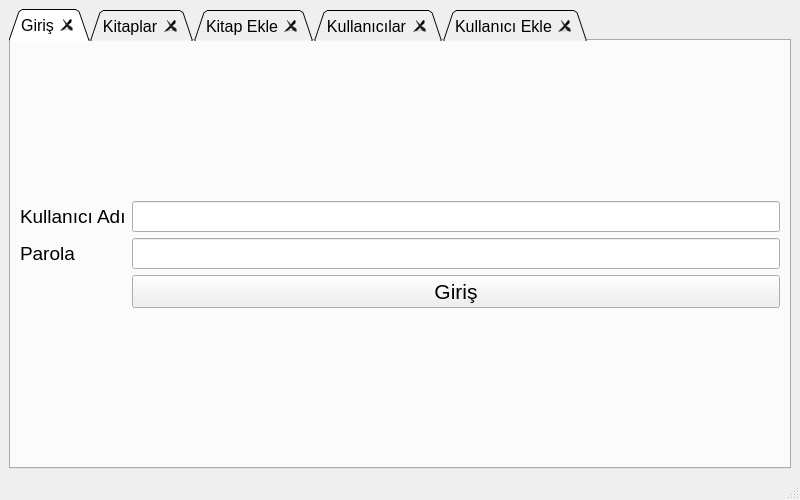
<?xml version="1.0" encoding="UTF-8"?>
<ui version="4.0">
 <class>MainWindow</class>
 <widget class="QMainWindow" name="MainWindow">
  <property name="geometry">
   <rect>
    <x>0</x>
    <y>0</y>
    <width>800</width>
    <height>500</height>
   </rect>
  </property>
  <property name="minimumSize">
   <size>
    <width>500</width>
    <height>300</height>
   </size>
  </property>
  <property name="maximumSize">
   <size>
    <width>1000</width>
    <height>800</height>
   </size>
  </property>
  <property name="windowTitle">
   <string>MainWindow</string>
  </property>
  <widget class="QWidget" name="centralwidget">
   <layout class="QGridLayout" name="gridLayout">
    <item row="0" column="0">
     <widget class="QTabWidget" name="tabWidget">
      <property name="font">
       <font>
        <pointsize>12</pointsize>
       </font>
      </property>
      <property name="tabPosition">
       <enum>QTabWidget::North</enum>
      </property>
      <property name="tabShape">
       <enum>QTabWidget::Triangular</enum>
      </property>
      <property name="currentIndex">
       <number>0</number>
      </property>
      <property name="iconSize">
       <size>
        <width>50</width>
        <height>50</height>
       </size>
      </property>
      <property name="elideMode">
       <enum>Qt::ElideMiddle</enum>
      </property>
      <property name="tabsClosable">
       <bool>true</bool>
      </property>
      <property name="movable">
       <bool>true</bool>
      </property>
      <widget class="QWidget" name="tab">
       <property name="styleSheet">
        <string notr="true">#tab{border-image: url(:/img/uc.jpg);}</string>
       </property>
       <attribute name="icon">
        <iconset>
         <normaloff>../../../../../../Users/bm_snnsmsk/.designer/backup/img/home_2.ico</normaloff>../../../../../../Users/bm_snnsmsk/.designer/backup/img/home_2.ico</iconset>
       </attribute>
       <attribute name="title">
        <string>Giriş</string>
       </attribute>
       <layout class="QGridLayout" name="gridLayout_6">
        <item row="0" column="0">
         <layout class="QFormLayout" name="formLayout">
          <property name="formAlignment">
           <set>Qt::AlignCenter</set>
          </property>
          <item row="0" column="0">
           <widget class="QLabel" name="label">
            <property name="font">
             <font>
              <pointsize>14</pointsize>
             </font>
            </property>
            <property name="text">
             <string>Kullanıcı Adı</string>
            </property>
           </widget>
          </item>
          <item row="0" column="1">
           <widget class="QLineEdit" name="lineEdit_kullanici_adi">
            <property name="font">
             <font>
              <pointsize>14</pointsize>
             </font>
            </property>
           </widget>
          </item>
          <item row="1" column="0">
           <widget class="QLabel" name="label_2">
            <property name="font">
             <font>
              <pointsize>14</pointsize>
             </font>
            </property>
            <property name="text">
             <string>Parola</string>
            </property>
           </widget>
          </item>
          <item row="1" column="1">
           <widget class="QLineEdit" name="lineEdit_parola">
            <property name="font">
             <font>
              <pointsize>14</pointsize>
             </font>
            </property>
           </widget>
          </item>
          <item row="2" column="1">
           <widget class="QPushButton" name="pushButton">
            <property name="font">
             <font>
              <pointsize>16</pointsize>
             </font>
            </property>
            <property name="text">
             <string>Giriş</string>
            </property>
            <property name="icon">
             <iconset>
              <normaloff>img/hello.ico</normaloff>img/hello.ico</iconset>
            </property>
            <property name="iconSize">
             <size>
              <width>75</width>
              <height>75</height>
             </size>
            </property>
           </widget>
          </item>
         </layout>
        </item>
       </layout>
      </widget>
      <widget class="QWidget" name="tab_2">
       <attribute name="icon">
        <iconset>
         <normaloff>../../../../../../Users/bm_snnsmsk/.designer/backup/img/books.ico</normaloff>../../../../../../Users/bm_snnsmsk/.designer/backup/img/books.ico</iconset>
       </attribute>
       <attribute name="title">
        <string>Kitaplar</string>
       </attribute>
       <layout class="QGridLayout" name="gridLayout_2">
        <item row="0" column="0">
         <widget class="QLabel" name="label_3">
          <property name="font">
           <font>
            <pointsize>16</pointsize>
            <weight>75</weight>
            <bold>true</bold>
           </font>
          </property>
          <property name="styleSheet">
           <string notr="true">background-color: rgb(255, 0, 0);
color: rgb(0, 0, 127);</string>
          </property>
          <property name="text">
           <string>Kitaplar sayfası</string>
          </property>
         </widget>
        </item>
       </layout>
      </widget>
      <widget class="QWidget" name="tab_3">
       <attribute name="icon">
        <iconset>
         <normaloff>../../../../../../Users/bm_snnsmsk/.designer/backup/img/add_folder.ico</normaloff>../../../../../../Users/bm_snnsmsk/.designer/backup/img/add_folder.ico</iconset>
       </attribute>
       <attribute name="title">
        <string>Kitap Ekle</string>
       </attribute>
       <layout class="QGridLayout" name="gridLayout_5">
        <item row="0" column="0">
         <widget class="QLabel" name="label_4">
          <property name="font">
           <font>
            <pointsize>16</pointsize>
            <weight>75</weight>
            <bold>true</bold>
           </font>
          </property>
          <property name="styleSheet">
           <string notr="true">background-color: rgb(170, 170, 0);
color: rgb(0, 0, 127);</string>
          </property>
          <property name="text">
           <string>Kitap Ekle sayfası</string>
          </property>
         </widget>
        </item>
       </layout>
      </widget>
      <widget class="QWidget" name="tab_4">
       <attribute name="icon">
        <iconset>
         <normaloff>../../../../../../Users/bm_snnsmsk/.designer/backup/img/users.ico</normaloff>../../../../../../Users/bm_snnsmsk/.designer/backup/img/users.ico</iconset>
       </attribute>
       <attribute name="title">
        <string>Kullanıcılar</string>
       </attribute>
       <layout class="QGridLayout" name="gridLayout_4">
        <item row="0" column="0">
         <widget class="QLabel" name="label_5">
          <property name="font">
           <font>
            <pointsize>16</pointsize>
            <weight>75</weight>
            <bold>true</bold>
           </font>
          </property>
          <property name="styleSheet">
           <string notr="true">background-color: rgb(255, 85, 127);
color: rgb(0, 0, 127);</string>
          </property>
          <property name="text">
           <string>Kullanıcılar sayfası</string>
          </property>
         </widget>
        </item>
       </layout>
      </widget>
      <widget class="QWidget" name="tab_5">
       <attribute name="icon">
        <iconset>
         <normaloff>../../../../../../Users/bm_snnsmsk/.designer/backup/img/add_user.ico</normaloff>../../../../../../Users/bm_snnsmsk/.designer/backup/img/add_user.ico</iconset>
       </attribute>
       <attribute name="title">
        <string>Kullanıcı Ekle</string>
       </attribute>
       <layout class="QGridLayout" name="gridLayout_3">
        <item row="0" column="0">
         <widget class="QLabel" name="label_6">
          <property name="font">
           <font>
            <pointsize>16</pointsize>
            <weight>75</weight>
            <bold>true</bold>
           </font>
          </property>
          <property name="styleSheet">
           <string notr="true">background-color: rgb(255, 255, 127);
color: rgb(0, 0, 127);</string>
          </property>
          <property name="text">
           <string>Kullanıcı Ekle sayfası</string>
          </property>
         </widget>
        </item>
       </layout>
      </widget>
     </widget>
    </item>
   </layout>
  </widget>
  <widget class="QMenuBar" name="menubar">
   <property name="geometry">
    <rect>
     <x>0</x>
     <y>0</y>
     <width>800</width>
     <height>26</height>
    </rect>
   </property>
  </widget>
  <widget class="QStatusBar" name="statusbar"/>
 </widget>
 <resources>
  <include location="img/uc.qrc"/>
 </resources>
 <connections/>
</ui>
